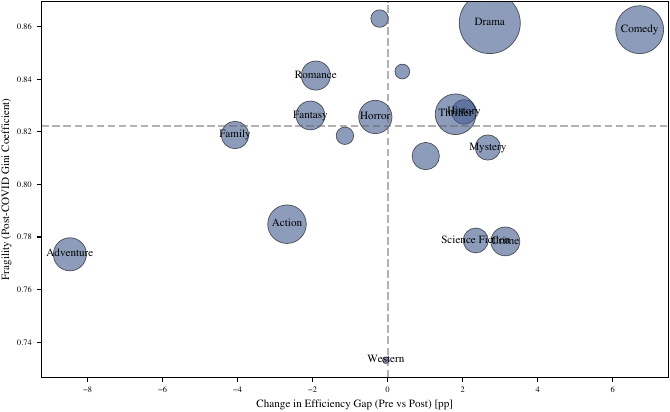

Here is the Python script that generated this plot:
import pandas as pd
import numpy as np
import matplotlib.pyplot as plt
import seaborn as sns
import json
import sys
import os

sys.path.append(os.path.abspath(os.path.join(os.path.dirname(__file__), "../..")))
from utils.plotting_style import set_style, COLORS

set_style(column="full")

INPUT_FILE = os.path.join(
    os.path.dirname(__file__), "../../data/new_tmdb_movies_master.jsonl"
)
OUTPUT_FILE = os.path.join(os.path.dirname(__file__), "efficiency_fragility_matrix.pdf")
PRE_COVID_YEARS = [2016, 2017, 2018, 2019]
POST_COVID_YEARS = [2021, 2022, 2023, 2024]
GINI_FILE = os.path.join(os.path.dirname(__file__), "../../data/genre_gini.csv")


def load_data():
    data_list = []
    with open(INPUT_FILE, "r", encoding="utf-8") as f:
        for line in f:
            if line.strip():
                try:
                    data = json.loads(line)
                    data["revenue"] = float(data.get("revenue", 0))
                    data["vote_count"] = int(data.get("vote_count", 0))
                    data_list.append(data)
                except:
                    continue
    df = pd.DataFrame(data_list)
    df["release_date"] = pd.to_datetime(df["release_date"], errors="coerce")
    df["year"] = df["release_date"].dt.year
    df = df[(df["vote_count"] >= 10) & (df["revenue"] > 0)].copy()

    return df


def calculate_metrics():
    df = load_data()

    def get_period(year):
        if year in PRE_COVID_YEARS:
            return "Pre-COVID"
        if year in POST_COVID_YEARS:
            return "Post-COVID"
        return None

    df["period"] = df["year"].apply(get_period)
    df = df.dropna(subset=["period"])

    stats_list = []

    for period in ["Pre-COVID", "Post-COVID"]:
        sub = df[df["period"] == period]
        total_rev = sub["revenue"].sum()
        total_count = len(sub)

        genre_rows = []
        for _, row in sub.iterrows():
            if isinstance(row["genres"], list):
                for g in row["genres"]:
                    g_name = (
                        g["name"]
                        if isinstance(g, dict) and "name" in g
                        else g if isinstance(g, str) else None
                    )
                    if g_name:
                        genre_rows.append({"genre": g_name, "revenue": row["revenue"]})

        g_df = pd.DataFrame(genre_rows)
        vol_counts = g_df["genre"].value_counts(normalize=True)
        rev_sums = g_df.groupby("genre")["revenue"].sum()
        rev_share = rev_sums / total_rev

        combined = pd.DataFrame({"vol_share": vol_counts, "rev_share": rev_share})
        combined["efficiency_gap"] = combined["rev_share"] - combined["vol_share"]
        combined["period"] = period
        combined["count"] = g_df["genre"].value_counts()
        stats_list.append(combined)

    pre = stats_list[0]
    post = stats_list[1]
    genres = sorted(list(set(pre.index) | set(post.index)))

    metrics = []
    for g in genres:
        eff_pre = pre.loc[g, "efficiency_gap"] if g in pre.index else 0
        eff_post = post.loc[g, "efficiency_gap"] if g in post.index else 0
        delta_eff = eff_post - eff_pre

        post_count = post.loc[g, "count"] if g in post.index else 0

        metrics.append(
            {
                "Genre": g,
                "Delta_Efficiency": delta_eff * 100,
                "Post_Volume": post_count,
            }
        )

    metrics_df = pd.DataFrame(metrics)
    gini_df = pd.read_csv(GINI_FILE)
    final_df = pd.merge(
        metrics_df, gini_df[["Genre", "Post_Gini"]], on="Genre", how="inner"
    )

    return final_df


def plot_matrix():
    df = calculate_metrics()

    fig, ax = plt.subplots()
    sizes = df["Post_Volume"] * 2

    ax.scatter(
        df["Delta_Efficiency"],
        df["Post_Gini"],
        s=sizes,
        alpha=0.6,
        edgecolors="black",
        linewidth=0.5,
        color=COLORS["revenue"],
    )

    ax.axvline(0, color=COLORS["text_light"], linestyle="--", alpha=0.5)
    median_gini = df["Post_Gini"].median()
    ax.axhline(median_gini, color=COLORS["text_light"], linestyle="--", alpha=0.5)

    for idx, row in df.iterrows():
        is_large = row["Post_Volume"] > df["Post_Volume"].quantile(0.6)
        is_extreme_x = abs(row["Delta_Efficiency"]) > 1.5
        is_extreme_y = abs(row["Post_Gini"] - median_gini) > 0.05

        if is_large or is_extreme_x or is_extreme_y:
            ax.text(
                row["Delta_Efficiency"],
                row["Post_Gini"],
                row["Genre"],
                ha="center",
                va="center",
            )

    ax.set_xlabel("Change in Efficiency Gap (Pre vs Post) [pp]")
    ax.set_ylabel("Fragility (Post-COVID Gini Coefficient)")

    plt.savefig(OUTPUT_FILE, bbox_inches="tight")
    print(f"Saved to {OUTPUT_FILE}")


if __name__ == "__main__":
    plot_matrix()
